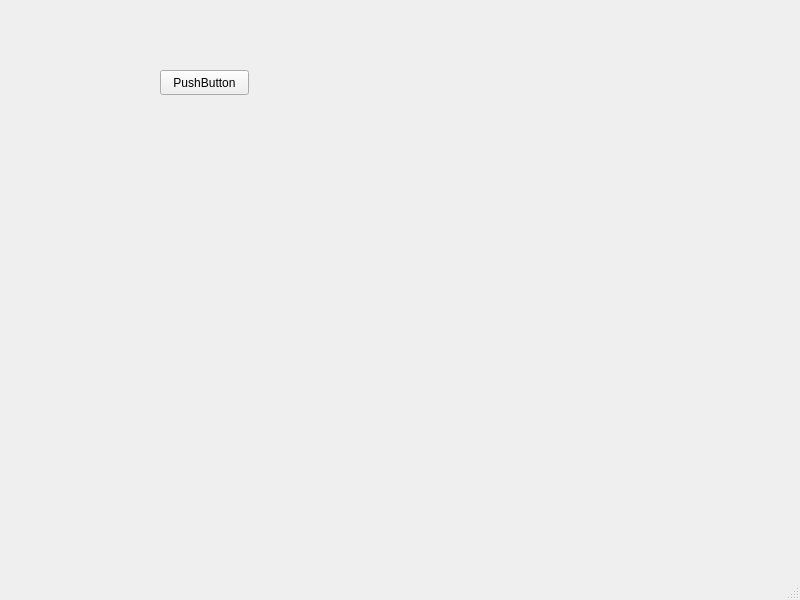
<?xml version="1.0" encoding="UTF-8"?>
<ui version="4.0">
 <class>local</class>
 <widget class="QMainWindow" name="local">
  <property name="geometry">
   <rect>
    <x>0</x>
    <y>0</y>
    <width>800</width>
    <height>600</height>
   </rect>
  </property>
  <property name="windowTitle">
   <string>local</string>
  </property>
  <widget class="QWidget" name="centralwidget">
   <widget class="QPushButton" name="pushButton">
    <property name="geometry">
     <rect>
      <x>160</x>
      <y>70</y>
      <width>89</width>
      <height>25</height>
     </rect>
    </property>
    <property name="text">
     <string>PushButton</string>
    </property>
   </widget>
  </widget>
  <widget class="QMenuBar" name="menubar">
   <property name="geometry">
    <rect>
     <x>0</x>
     <y>0</y>
     <width>800</width>
     <height>22</height>
    </rect>
   </property>
  </widget>
  <widget class="QStatusBar" name="statusbar"/>
 </widget>
 <resources/>
 <connections/>
</ui>
